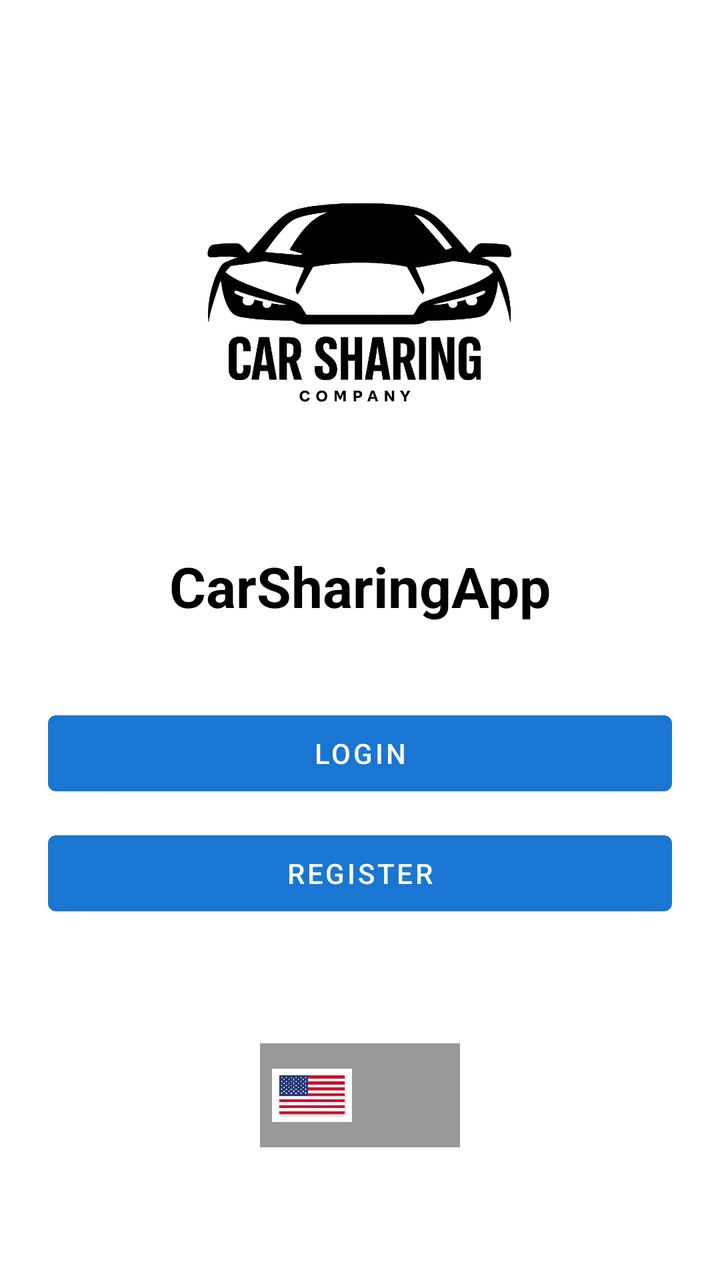
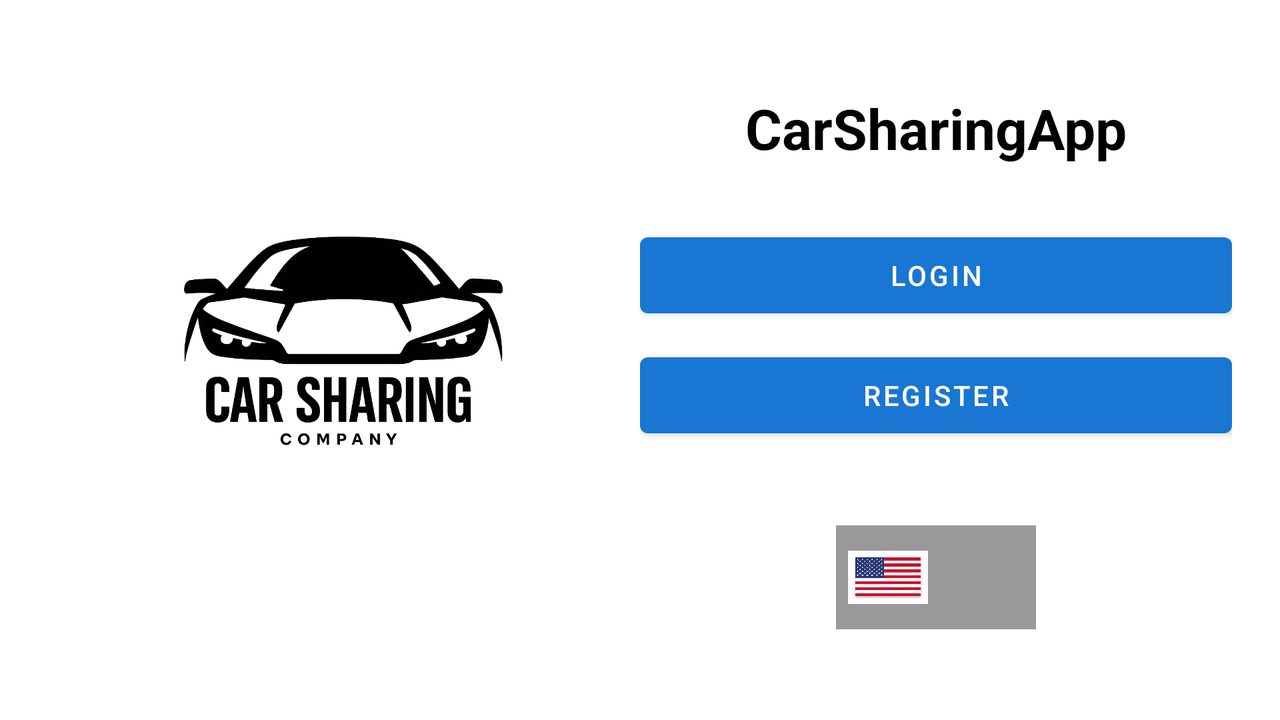

Compare how this app lays out the same screen by default and in its alternative resource folder. The renders come first, then the two layout files and the values they reference.
<!-- AndroidManifest.xml: application theme Theme.CarSharingApp -->
<!-- res/layout/activity_welcome.xml -->
<?xml version="1.0" encoding="utf-8"?>
<LinearLayout xmlns:android="http://schemas.android.com/apk/res/android"
    android:layout_width="match_parent"
    android:layout_height="match_parent"
    android:orientation="vertical"
    android:gravity="center"
    android:padding="24dp"
    android:background="#FFFFFF">

    
    <ImageView
        android:id="@+id/imgLogo"
        android:layout_width="400dp"
        android:layout_height="188dp"
        android:layout_marginBottom="20dp"
        android:contentDescription="@string/app_logo"
        android:scaleType="fitCenter"
        android:src="@drawable/logo" />

    
    <TextView
        android:layout_width="wrap_content"
        android:layout_height="wrap_content"
        android:text="@string/app_name"
        android:textSize="28sp"
        android:textStyle="bold"
        android:textColor="#000000"
        android:layout_marginBottom="40dp" />

    
    <Button
        android:id="@+id/btnLogin"
        android:layout_width="match_parent"
        android:layout_height="50dp"
        android:text="@string/login"
        android:layout_marginBottom="10dp" />

    
    <Button
        android:id="@+id/btnRegister"
        android:layout_width="match_parent"
        android:layout_height="50dp"
        android:text="@string/register" />

    
    <LinearLayout
        android:layout_width="wrap_content"
        android:layout_height="wrap_content"
        android:layout_marginTop="60dp"
        android:orientation="horizontal"
        android:background="#66000000"
        android:padding="6dp">

        <ImageView
            android:id="@+id/imgEnglish"
            android:layout_width="40dp"
            android:layout_height="40dp"
            android:layout_marginEnd="8dp"
            android:clickable="true"
            android:focusable="true"
            android:contentDescription="@string/lang_english"
            android:src="@mipmap/flag_en" />

        <ImageView
            android:id="@+id/imgGreek"
            android:layout_width="40dp"
            android:layout_height="40dp"
            android:clickable="true"
            android:focusable="true"
            android:contentDescription="@string/lang_greek"
            android:src="@mipmap/flag_gr" />

    </LinearLayout>

</LinearLayout>
<!-- resources referenced by this layout -->
<resources>
  <!-- drawable logo: png bitmap (drawable, 207035 bytes) -->
  <!-- mipmap flag_en: png bitmap (mipmap-hdpi, 807057 bytes) -->
  <string name="app_logo">App logo</string>
  <string name="app_name">CarSharingApp</string>
  <string name="lang_english">English</string>
  <string name="lang_greek">Greek</string>
  <string name="login">Login</string>
  <string name="register">Register</string>
  <style name="Theme.CarSharingApp" parent="Theme.MaterialComponents.DayNight.NoActionBar">
  
          
          <item name="colorPrimary">@color/blue</item>
          <item name="colorOnPrimary">@color/white</item>
  
          
          <item name="colorSurface">@color/white</item>
          <item name="colorOnSurface">@color/black</item>
  
          
          <item name="android:statusBarColor">@color/blue</item>
          <item name="android:windowBackground">@color/white</item>
  
          
          <item name="colorControlHighlight">#22000000</item>
  
      </style>
  <color name="blue">#1976D2</color>
  <color name="white">#FFFFFFFF</color>
  <color name="black">#FF000000</color>
</resources>
<!-- res/layout-land/activity_welcome.xml (the repository's variant of the layout above) -->
<!-- drawn on the phone turned sideways -->
<?xml version="1.0" encoding="utf-8"?>
<LinearLayout xmlns:android="http://schemas.android.com/apk/res/android"
    android:layout_width="match_parent"
    android:layout_height="match_parent"
    android:orientation="horizontal"
    android:padding="24dp"
    android:background="@android:color/white">

    
    <ImageView
        android:id="@+id/imgLogo"
        android:layout_width="0dp"
        android:layout_height="match_parent"
        android:layout_weight="1"
        android:contentDescription="@string/app_name"
        android:scaleType="fitCenter"
        android:src="@drawable/logo" />

    
    <LinearLayout
        android:layout_width="0dp"
        android:layout_height="match_parent"
        android:layout_weight="1"
        android:orientation="vertical"
        android:gravity="center">

        
        <TextView
            android:layout_width="wrap_content"
            android:layout_height="wrap_content"
            android:text="@string/app_name"
            android:textSize="28sp"
            android:textStyle="bold"
            android:textColor="@android:color/black"
            android:layout_marginBottom="30dp" />

        
        <Button
            android:id="@+id/btnLogin"
            android:layout_width="match_parent"
            android:layout_height="50dp"
            android:text="@string/login"
            android:layout_marginBottom="10dp" />

        
        <Button
            android:id="@+id/btnRegister"
            android:layout_width="match_parent"
            android:layout_height="50dp"
            android:text="@string/register" />

        
        <LinearLayout
            android:layout_width="wrap_content"
            android:layout_height="wrap_content"
            android:layout_marginTop="40dp"
            android:orientation="horizontal"
            android:background="#66000000"
            android:padding="6dp">

            <ImageView
                android:id="@+id/imgEnglish"
                android:layout_width="40dp"
                android:layout_height="40dp"
                android:layout_marginEnd="8dp"
                android:clickable="true"
                android:focusable="true"
                android:contentDescription="@string/lang_english"
                android:src="@mipmap/flag_en" />

            <ImageView
                android:id="@+id/imgGreek"
                android:layout_width="40dp"
                android:layout_height="40dp"
                android:clickable="true"
                android:focusable="true"
                android:contentDescription="@string/lang_greek"
                android:src="@mipmap/flag_gr" />

        </LinearLayout>

    </LinearLayout>

</LinearLayout>
<!-- resources referenced by the variant -->
<!-- as the phone turned sideways resolves them -->
<resources>
  <!-- drawable logo: png bitmap (drawable, 207035 bytes) -->
  <!-- mipmap flag_en: png bitmap (mipmap-hdpi, 807057 bytes) -->
  <string name="app_name">CarSharingApp</string>
  <string name="lang_english">English</string>
  <string name="lang_greek">Greek</string>
  <string name="login">Login</string>
  <string name="register">Register</string>
  <style name="Theme.CarSharingApp" parent="Theme.MaterialComponents.DayNight.NoActionBar">
  
          
          <item name="colorPrimary">@color/blue</item>
          <item name="colorOnPrimary">@color/white</item>
  
          
          <item name="colorSurface">@color/white</item>
          <item name="colorOnSurface">@color/black</item>
  
          
          <item name="android:statusBarColor">@color/blue</item>
          <item name="android:windowBackground">@color/white</item>
  
          
          <item name="colorControlHighlight">#22000000</item>
  
      </style>
  <color name="blue">#1976D2</color>
  <color name="white">#FFFFFFFF</color>
  <color name="black">#FF000000</color>
</resources>
